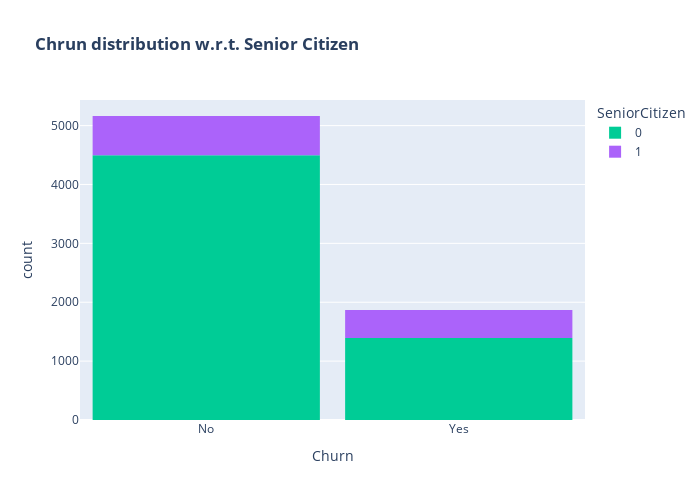

Notebook source saved alongside this figure:
### Markdown cell above
## Customers that doesn't have partners are more likely to churn

### Code cell
color_map = {"Yes": '#00CC96', "No": '#B6E880'}
fig = px.histogram(df, x="Churn", color="SeniorCitizen", title="<b>Chrun distribution w.r.t. Senior Citizen</b>", color_discrete_map=color_map)
fig.update_layout(width=700, height=500, bargap=0.1)
fig.show()

### Figure 1 — Plotly figure (JSON) as saved in the notebook; plotly's stock layout.template omitted (floating-point values rounded to 4 significant figures; data arrays with more than 128 entries replaced by an {"elided": "..."} marker saying what was removed)
{"data": [{"alignmentgroup": "True", "bingroup": "x", "hovertemplate": "SeniorCitizen=0<br>Churn=%{x}<br>count=%{y}<extra></extra>", "legendgroup": "0", "marker": {"color": "#00cc96", "pattern": {"shape": ""}}, "name": "0", "offsetgroup": "0", "orientation": "v", "showlegend": true, "type": "histogram", "x": {"elided": "5890 str values"}, "xaxis": "x", "yaxis": "y"}, {"alignmentgroup": "True", "bingroup": "x", "hovertemplate": "SeniorCitizen=1<br>Churn=%{x}<br>count=%{y}<extra></extra>", "legendgroup": "1", "marker": {"color": "#ab63fa", "pattern": {"shape": ""}}, "name": "1", "offsetgroup": "1", "orientation": "v", "showlegend": true, "type": "histogram", "x": {"elided": "1142 str values"}, "xaxis": "x", "yaxis": "y"}], "layout": {"bargap": 0.1, "barmode": "relative", "height": 500, "legend": {"title": {"text": "SeniorCitizen"}, "tracegroupgap": 0}, "title": {"text": "<b>Chrun distribution w.r.t. Senior Citizen</b>"}, "width": 700, "xaxis": {"anchor": "y", "autorange": true, "domain": [0, 1], "range": [-0.5, 1.5], "title": {"text": "Churn"}, "type": "category"}, "yaxis": {"anchor": "x", "autorange": true, "domain": [0, 1], "range": [0, 5435.0], "title": {"text": "count"}}}}
